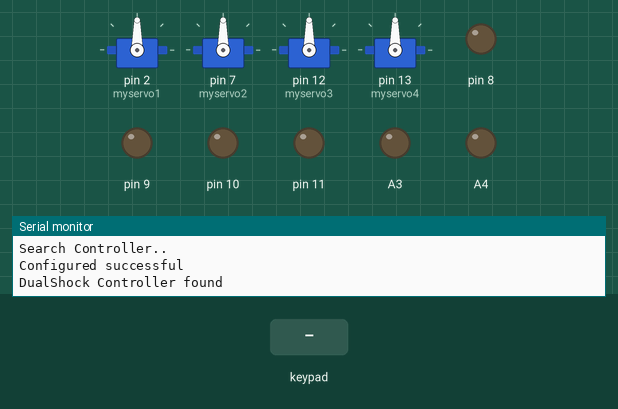
A sketch run on a simulated Arduino Uno, built with avr-gcc and run on an emulated ATmega328P. On the bench: 4 × servo, output pins drawn as LEDs (lit = HIGH), the last lines printed to the serial monitor. The inputs (shaded band) are chosen by the test bench.

Above: at 4.5 s.
4.6 s: key 'U' pressed
At 5.3 s:
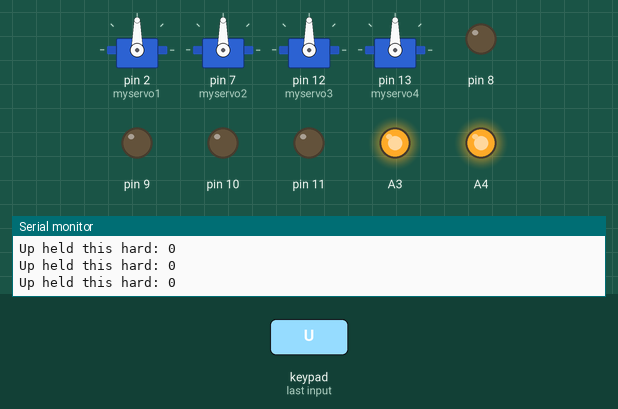
6.5 s: key 'D' pressed
At 6.7 s:
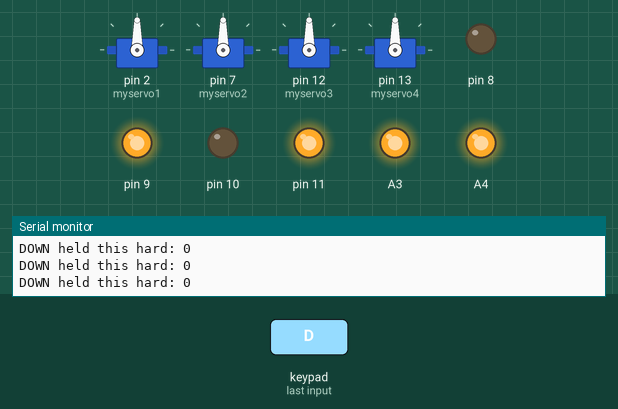
8.4 s: key 'L' pressed
At 8.61 s:
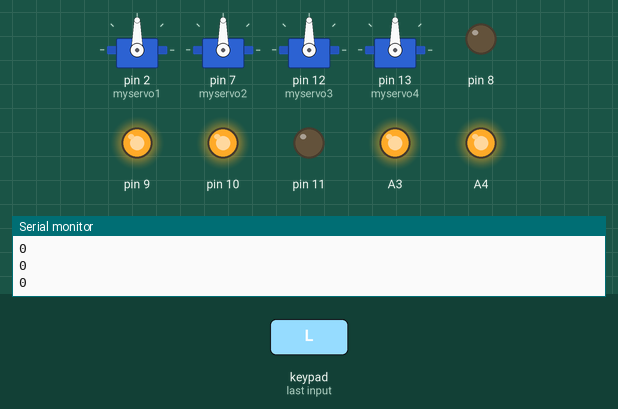
10.3 s: key 'X' pressed
At 11.5 s:
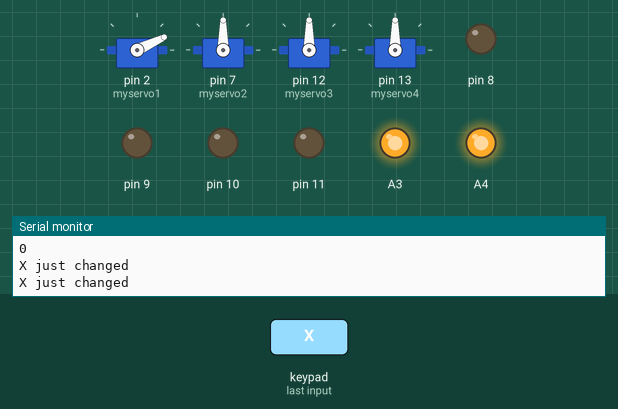
11.8 s: key 'S' pressed
At 12.4 s:
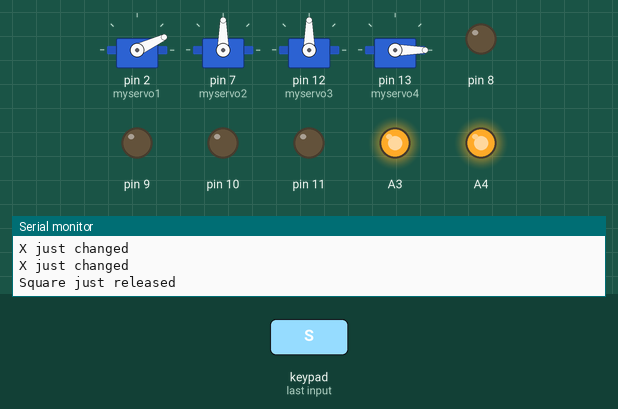
13.3 s: key 'T' pressed
At 13.6 s:
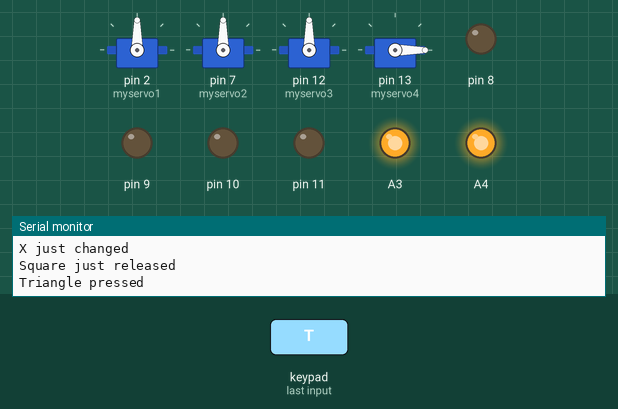
Timing chart, 0 to 15.8 s (numbered marks = the images above; inputs shaded):
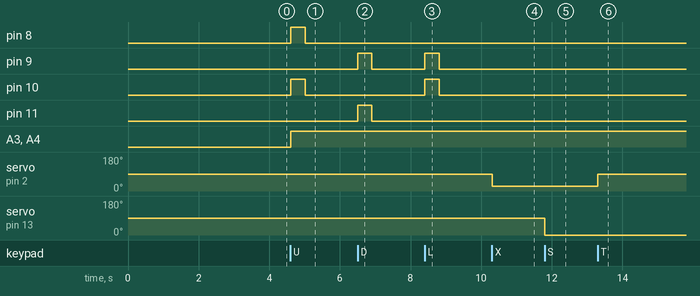

The sketch:

robot.ino
```cpp
#include "PS2X_lib.h"
#include <Wire.h>
#include <Servo.h>

#define PS2_DAT 6
#define PS2_CMD 5
#define PS2_CLK 4
#define PS2_ATT 3

#define pressures true
#define rumble false

PS2X ps2x_lib;

int error  = 0;
byte type = 0;
byte vibrate = 0;

int lx = 0;
int ly = 0;
int L_Speed = 0;
int R_Speed = 0;

Servo myservo1, myservo2, myservo3, myservo4;
const int SERVOS = 4;

const int ACC = 10;
int value[SERVOS], idle[SERVOS], currentAngle[SERVOS], MIN[SERVOS], MAX[SERVOS], INITANGLE[SERVOS], previousAngle[SERVOS], ANA[SERVOS];
int Left_motor = 8;
int Left_motor_pwm = 9;
int Right_motor_pwm = 10;
int Right_motor = 11;
int enA = A3;
int enB = A4;
int speedy = 255;

void setup() {
  Serial.begin(57600);

  myservo1.attach(2);
  myservo2.attach(7);
  myservo3.attach(12);
  myservo4.attach(13);

  pinMode(8, OUTPUT);
  pinMode(9, OUTPUT);
  pinMode(10, OUTPUT);
  pinMode(11, OUTPUT);

  stop();

  MIN[0] = 90;
  MAX[0] = 25;
  INITANGLE[0] = 90;


  MIN[1] = 25;
  MAX[1] = 90;
  INITANGLE[1] = 90;

  MIN[2] = 0;
  MAX[2] = 90;
  INITANGLE[2] = 90;

  MIN[3] = 0;
  MAX[3] = 90;
  INITANGLE[3] = 90;

  myservo1.write(INITANGLE[0]);
  myservo2.write(INITANGLE[1]);
  myservo3.write(INITANGLE[2]);
  myservo4.write(INITANGLE[3]);

  currentAngle[0] = INITANGLE[0];
  currentAngle[1] = INITANGLE[1];
  currentAngle[2] = INITANGLE[2];
  currentAngle[3] = INITANGLE[3];

  delay(2000);
  Serial.print("Search Controller..");

  do {
    error = ps2x_lib.config_gamepad(PS2_CLK, PS2_CMD, PS2_ATT, PS2_DAT, pressures, rumble);
    if (error == 0) {
      Serial.println("\nConfigured successful ");
      break;
    } else {
      Serial.print(".");
      delay(100);
    }
  } while (1);
  type = ps2x_lib.readType();
  switch (type) {
    case 0:
      Serial.println("Unknown Controller type found ");
      break;
    case 1:
      Serial.println("DualShock Controller found ");
      break;
    case 2:
      Serial.println("GuitarHero Controller found ");
      break;
    case 3:
      Serial.println("Wireless Sony DualShock Controller found ");
      break;
  }
  ps2x_lib.read_gamepad(true, 200);
  delay(500);
  ps2x_lib.read_gamepad(false, 200);
  delay(300);
  ps2x_lib.read_gamepad(true, 200);
  delay(500);
}

void loop() {
  ps2x_lib.read_gamepad(false, vibrate);

  if (ps2x_lib.Button(PSB_START)) {
    Serial.println("Start is being held");
    ps2x_lib.read_gamepad(true, 200);
  }
  if (ps2x_lib.Button(PSB_SELECT))
    Serial.println("Select is being held");
  if (ps2x_lib.Button(PSB_PAD_UP))
  {
    Serial.print("Up held this hard: ");
    Serial.println(ps2x_lib.Analog(PSAB_PAD_UP), DEC);
    forward();

  } else if (ps2x_lib.ButtonReleased(PSB_PAD_UP)) {
    stop();
  }
  if (ps2x_lib.Button(PSB_PAD_DOWN))
  {
    Serial.print("DOWN held this hard: ");
    Serial.println(ps2x_lib.Analog(PSAB_PAD_DOWN), DEC);
    back();
  } else if (ps2x_lib.ButtonReleased(PSB_PAD_DOWN))
  {
    stop();
  }
  if (ps2x_lib.Button(PSB_R1))
     {
     Serial.println("R2 pressed");
      myservo1.write(90);
     }
  if (ps2x_lib.Button(PSB_L1)) {
    myservo4.write(0);
  }
  if (ps2x_lib.Button(PSB_PAD_LEFT)){
    Serial.println(ps2x_lib.Analog(PSB_PAD_LEFT));
    right();
  } else if (ps2x_lib.ButtonReleased(PSB_PAD_LEFT))
  {
    stop();
  }
  if (ps2x_lib.Button(PSB_PAD_RIGHT)) {
    Serial.println(ps2x_lib.Analog(PSB_PAD_RIGHT));
    left();
  } else if (ps2x_lib.ButtonReleased(PSB_PAD_RIGHT)) {

    stop();
  }
  if (ps2x_lib.Button(PSB_R3)) {
    Serial.println(ps2x_lib.Analog(PSB_R3));
    full();
  } else if (ps2x_lib.ButtonReleased(PSB_R3)) {

    stop();
  }
  vibrate = ps2x_lib.Analog(PSAB_CROSS);

  if (ps2x_lib.NewButtonState()) {
    if (ps2x_lib.Button(PSB_L3))
      Serial.println("L3 pressed");
    if (ps2x_lib.Button(PSB_L2))
    {
      Serial.println("L2 pressed");
      myservo4.write(90);
    }
    if (ps2x_lib.Button(PSB_R2))
     {
     Serial.println("R2 pressed");
      myservo1.write(25);
     }
    if (ps2x_lib.Button(PSB_TRIANGLE))
    {
      Serial.println("Triangle pressed");
      myservo1.write(90);
    }
  }
  if (ps2x_lib.ButtonPressed(PSB_CIRCLE))
  {
    Serial.println("Circle just pressed");
    myservo4.write(90);
  }
  if (ps2x_lib.NewButtonState(PSB_CROSS))
  {
    Serial.println("X just changed");
    myservo1.write(25);
  }
  if (ps2x_lib.ButtonPressed(PSB_SQUARE))
  {
    Serial.println("Square just released");
    myservo4.write(0);
  }
  if (ps2x_lib.Button(PSB_L1) || ps2x_lib.Button(PSB_R1)) {
    Serial.print("Stick Values:");
    Serial.print(ps2x_lib.Analog(PSS_LY), DEC);
    Serial.print(",");
    Serial.print(ps2x_lib.Analog(PSS_LX), DEC);
    Serial.print(",");
    Serial.print(ps2x_lib.Analog(PSS_RY), DEC);
    Serial.print(",");
    Serial.println(ps2x_lib.Analog(PSS_RX), DEC);
    Serial.print(",");
  }

  value[0] = ps2x_lib.Analog(PSS_RY);
  value[1] = ps2x_lib.Analog(PSS_LX);
  value[2] = ps2x_lib.Analog(PSS_LY);
  value[3] = ps2x_lib.Analog(PSS_RX);

  for (int i = 0; i < SERVOS; i++) {
    if (value[i] > 130) {
      if (currentAngle[i] < MAX[i])
        currentAngle[i] += 1;
      switch (i) {
        case 0: myservo1.write(currentAngle[i]); break;
        case 1: myservo2.write(currentAngle[i]); break;
        case 2: myservo3.write(currentAngle[i]); break;
        case 3: myservo4.write(currentAngle[i]); break;
      }
    } else if (value[i] < 120) {
      if (currentAngle[i] > MIN[i]) currentAngle[i] -= 1;
      switch (i) {
        case 0: myservo1.write(currentAngle[i]); break;
        case 1: myservo2.write(currentAngle[i]); break;
        case 2: myservo3.write(currentAngle[i]); break;
        case 3: myservo4.write(currentAngle[i]); break;
      }
    }
  }
  delay(10);
}

void openGripper() {
  myservo1.write(MIN[0]);
  delay(300);
}
void closeGripper() {
  myservo1.write(MAX[90]);
  delay(300);
}

void forward() {
  analogWrite(A3, 220);
  digitalWrite(8, HIGH);
  digitalWrite(9, LOW);
  analogWrite(A4, 220);
  digitalWrite(11, LOW);
  digitalWrite(10, HIGH);
}
void right() {
  analogWrite(A3, 200);
  digitalWrite(8, LOW);
  digitalWrite(9, HIGH);
  analogWrite(A4, 130);
  digitalWrite(11, LOW);
  digitalWrite(10, HIGH);
}
void back() {
  digitalWrite(8, LOW);
  digitalWrite(9, HIGH);

  digitalWrite(11, HIGH);
  digitalWrite(10, LOW);
}

void left() {
  analogWrite(A3, 130);
  digitalWrite(8, HIGH);
  digitalWrite(9, LOW);
  analogWrite(A4, 200);
  digitalWrite(11, HIGH);
  digitalWrite(10, LOW);
}
void full() {
  analogWrite(A3, 255);
  digitalWrite(8, HIGH);
  digitalWrite(9, LOW);
  analogWrite(A4, 255);
  digitalWrite(11, LOW);
  digitalWrite(10, HIGH);
}
void stop() {
  digitalWrite(8, LOW);
  digitalWrite(9, LOW);
  digitalWrite(11, LOW);
  digitalWrite(10, LOW);
}
```

Measured:
- after the input at 4.6 s, pin 8, pin 10: LOW → HIGH at once, → LOW 0.40 s later; A3, A4: LOW → HIGH at once
- after the input at 6.5 s, pin 9, pin 11: LOW → HIGH at once, → LOW 0.40 s later
- after the input at 8.4 s, pin 9, pin 10: LOW → HIGH at once, → LOW 0.41 s later
- after the input at 10.3 s, servo on pin 2 (myservo1): 90° → 25° at once
- after the input at 11.8 s, servo on pin 13 (myservo4): 90° → 0° at once
- after the input at 13.3 s, servo on pin 2 (myservo1): 25° → 90° at once
